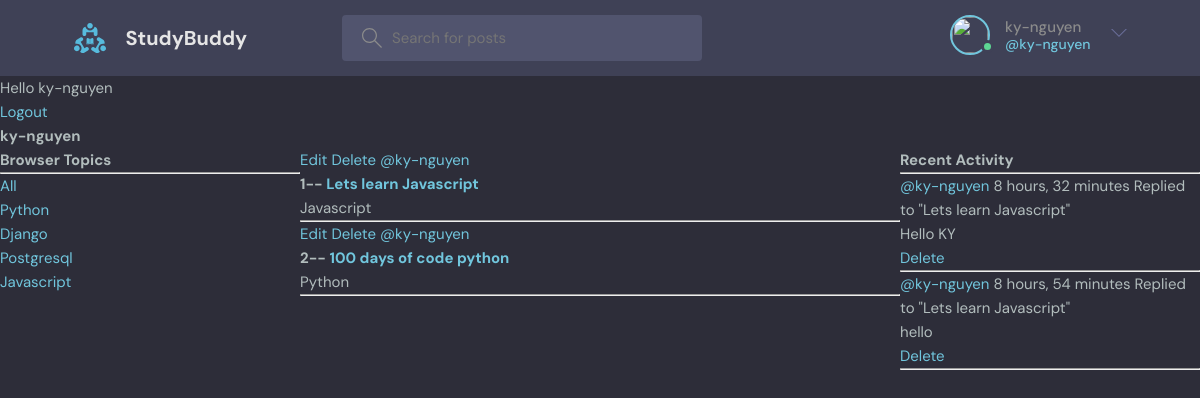
/profile/1/ (signed in), run on the app's committed database.
### base/models.py (models this page shows, shortened)
class Topic(models.Model):
    name = models.CharField(max_length=255)

class Room(models.Model):
    host = models.ForeignKey(User, on_delete=models.SET_NULL, null=True)
    topic = models.ForeignKey(Topic, on_delete=models.SET_NULL, null=True)
    name = models.CharField(max_length=200)
    description = models.TextField(null=True, blank=True)
    participants = models.ManyToManyField(User, related_name='participants', blank=True)
    updated = models.DateTimeField(auto_now=True)
    created = models.DateTimeField(auto_now_add=True)
    class Meta:
        ordering = ['-updated', '-created']
    def __str__(self):
        return self.name

class Message(models.Model):
    user = models.ForeignKey(User, on_delete=models.CASCADE)
    room = models.ForeignKey(Room, on_delete=models.CASCADE)
    body = models.TextField()
    updated = models.DateTimeField(auto_now=True)
    created = models.DateTimeField(auto_now_add=True)
    class Meta:
        ordering = ['-updated', '-created']
    def __str__(self):
        return self.body[0:50]

### base/views.py (the view)
# urls.py: path('profile/<str:pk>/', views.userProfile, name="user-profile"),
def userProfile(request, pk):
    user = User.objects.get(id=pk)
    rooms = user.room_set.all()
    room_messages = user.message_set.all()
    topics = Topic.objects.all()
    context = {
      'user': user,
      'rooms': rooms,
      'room_messages': room_messages,
      'topics': topics,
    }
    return render(request, 'base/profile.html', context)

### base/templates/base/profile.html (shortened to what this page needs)
{% extends 'main.html' %}
{% block content %}
    <h1>{{ user.username }}</h1>
    <div class="profile-container">
      <div>
          {% include 'base/topics_component.html' %}
      </div>
    <div>
        {% include 'base/feed_component.html' %}
    </div>
    <div>
        {% include 'base/activity_component.html' %}
    </div>
    </div>
{% endblock content %}

### templates/navbar.html (shortened to what this page needs)
{% load static %}
<header class="header header--loggedIn">
    <div class="container">
        <a href="{% url 'home' %}" class="header__logo">
            <img src="{% static 'images/logo.svg' %}" />
            <h1>StudyBuddy</h1>
        </a>
        <form class="header__search" method="GET" action="{% url 'home' %}">
            <label>
                <input name="q" placeholder="Search for posts" />
            </label>
        </form>
        <nav class="header__menu">
            {% if request.user.is_authenticated %}
            <div class="header__user">
                <a href="">
                    <div class="avatar avatar--medium active">
                        <img src="{{request.user.avatar.url}}" />
                    </div>
                    <p>{{request.user.username}} <span>@{{request.user.username}}</span></p>
                </a>
                <button class="dropdown-button">
                    <svg version="1.1" xmlns="http://www.w3.org/2000/svg" width="32" height="32" viewBox="0 0 32 32">
                        <title>chevron-down</title>
                        <path d="M16 21l-13-13h-3l16 16 16-16h-3l-13 13z"></path>
                    </svg>
                </button>
            </div>
            {% else %}
            <a href="{% url 'login' %}">
                <img src="{% static 'images/avatar.svg' %}" />
                <p>Login</p>
            </a>
            {% endif %}
        </nav>
    </div>
</header>
{% if  request.user.is_authenticated %}
    <p>Hello {{ request.user }}</p>
<a href="{% url 'logout' %}">Logout</a>
{% else %}
<a href="{% url 'login' %}">Login</a>
{% endif %}

### base/templates/base/topics_component.html
       <h3>Browser Topics</h3>
        <hr>
     <div>
         <a href="{% url 'home' %}">All</a>
     </div>
        {% for topic in topics %}
            <div>
               <a href="{% url 'home'  %}?q={{ topic.name }}">{{ topic.name }}</a>
            </div>
        {% endfor %}

### base/templates/base/feed_component.html
   <div>
        {% for room in rooms %}
           <div>
           {% if request.user == room.host %}
           <a href="{% url 'update-room' room.id %}">Edit</a>
           <a href="{% url 'delete-room' room.id %}">Delete</a>
           {% endif %}
           <a href="{% url 'user-profile' room.host.id %}">@{{ room.host.username }}</a>
               <h5>{{ room.id }}-- <a href="{% url 'room' room.id %}">{{ room.name }}</a></h5>
           <small>{{ room.topic.name }}</small>
               <hr>
           </div>
        {% endfor %}
    </div>

### base/templates/base/activity_component.html
           <h3>Recent Activity</h3>
           <hr>
        {% for message in room_messages %}
            <div>
                <small><a href="{% url 'user-profile' message.user.id %}">@{{ message.user }}</a> {{ message.created|timesince }}</small>
               <small>Replied to "{{ message.room }}"</small>
            <p>{{ message}}</p>
                {% if request.user == message.user %}
               <a href="{% url 'delete-message' message.id %}">Delete</a>
                {% endif %}
            <hr>
            </div>
        {% endfor %}

### static/styles/style.css (style rules this page uses)
:root { --color-main: #71c6dd; --color-main-light: #e1f6fb; --color-dark: #3f4156; --color-dark-medium: #51546e; --color-dark-light: #696d97; --color-light: #e5e5e5; --color-gray: #8b8b8b; --color-light-gray: #b2bdbd; --color-bg: #2d2d39; --color-success: #5dd693; --color-error: #fc4b0b; }
* { font-family: "DM Sans", -apple-system, BlinkMacSystemFont, "Segoe UI", Roboto, Oxygen, Ubuntu, Cantarell, "Open Sans", "Helvetica Neue", sans-serif; margin: 0; padding: 0; box-sizing: border-box; text-rendering: optimizeLegibility; font-size: inherit; }
html { font-size: 56.25%; }
@media only screen and (min-width: 1200px) { html { font-size: 62.5%; } }
body { line-height: 1.6; font-weight: 400; font-size: 1.5rem; color: var(--color-light-gray); background-color: var(--color-bg); min-height: 100vh; }
img { width: 100%; }
a { display: inline-block; color: var(--color-main); text-decoration: none; }
.container { max-width: 120rem; width: 90%; margin: auto; }
.avatar { position: relative; display: inline-block; border-radius: 50%; border: 2px solid var(--color-main); }
.avatar img { display: block; border-radius: 50%; object-fit: cover; object-position: center; }
.avatar::after { content: ""; display: block; position: absolute; background-color: var(--color-gray); z-index: 111; border-radius: 50%; border: 0.3rem solid var(--color-dark); }
.avatar.active::after { background-color: var(--color-success); }
.avatar.avatar--medium img { width: 3.6rem; height: 3.6rem; border-radius: 50%; }
.avatar.avatar--medium:after { width: 0.7rem; height: 0.7rem; bottom: 0px; right: -6px; }
.header { padding: 1.5rem; background-color: var(--color-dark); }
.header > .container { display: flex; gap: 9.5rem; }
.header__logo, .header__user { display: flex; gap: 2rem; align-items: center; }
.header__logo > img { height: 3.2rem; width: 3.2rem; }
.header__logo > h1 { font-weight: 700; font-size: 2rem; color: var(--color-light); }
.header__search > label { background-color: var(--color-dark-medium); padding: 1.3rem 1rem; display: flex; align-items: center; gap: 1rem; border-radius: 4px; }
.header__search svg { fill: var(--color-gray); width: 2rem; height: 2rem; margin-left: 1rem; }
.header__search input { width: 30rem; background: transparent; border: none; outline: none; color: var(--color-light); }
.header__menu { margin-left: auto; position: relative; }
.header__menu a { display: flex; gap: 1.5rem; align-items: center; font-weight: 500; text-decoration: none; color: var(--color-gray); }
.header__menu img { height: 3.6rem; }
.header__menu p { line-height: 1.2; }
.header__menu span { color: var(--color-main); font-weight: 500; font-size: 1.4rem; display: block; }
.header__menu svg { width: 1.6rem; height: 1.6rem; fill: var(--color-dark-light); }
.dropdown-button { background: transparent; border: 0; outline: 0; cursor: pointer; }

### base/templates/base/profile.html (style rules this page uses)
.profile-container { display: grid; grid-template-columns: 1fr 2fr 1fr; }

### data on the page
Topic: name "Python"
Topic: name "Django"
Topic: name "Postgresql"
Topic: name "Javascript"
Room: shows "Edit", host.username "ky-nguyen", id "1", name "Lets learn Javascript", topic.name "Javascript"
Room: shows "Edit", host.username "ky-nguyen", id "2", name "100 days of code python", topic.name "Python"
Message: user "ky-nguyen", created "8 hours, 32 minutes", room "Lets learn Javascript", body "Hello KY", shows "Delete"
Message: user "ky-nguyen", created "8 hours, 54 minutes", room "Lets learn Javascript", body "hello", shows "Delete"

### other printed values
{{ request.user.username }} "ky-nguyen"
{{ request.user }} "ky-nguyen"
{{ user.username }} "ky-nguyen"
